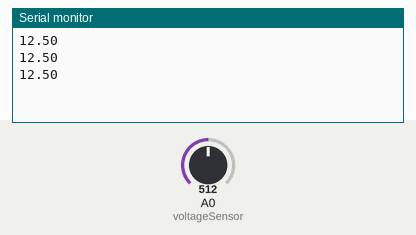
This sketch was run on a simulated Arduino Uno, built with avr-gcc and run on an emulated ATmega328P. Shown: the last lines printed to the serial monitor. The test bench sets the inputs (shaded band); at power-on: A0 (voltageSensor) = 512.

Above: at 1.3 s.
1.4 s: A0 (voltageSensor) set to 716
At 1.9 s:
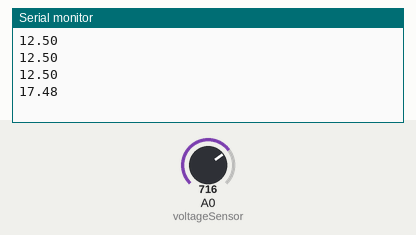
2.9 s: A0 (voltageSensor) set to 900
At 3.4 s:
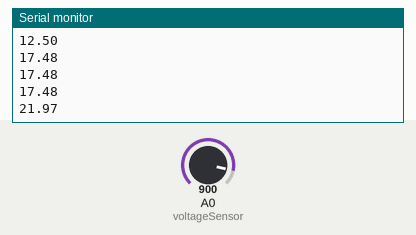
Timing chart, 0 to 5.9 s (numbered marks = the images above; inputs shaded):
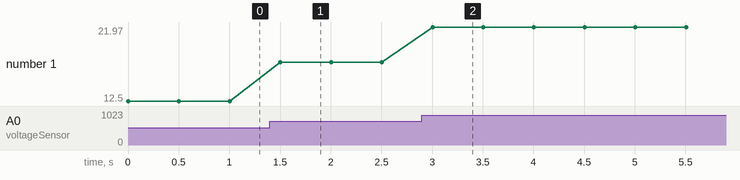

The sketch:

SensorTegangan.ino
```cpp
const float voltageSensor = A0;

float vOUT = 0.0;
float vIN = 0.0;
float R1 = 30000.0;
float R2 = 7500.0;
float value = 0;

void setup()
{
Serial.begin(9600);

}

void loop()
{  value = analogRead(voltageSensor);
  vOUT = (value * 5.0) / 1024.0;
  vIN = vOUT / (R2/(R1+R2));

  Serial.println(vIN);
  delay(500);
}
```

Measured:
- after the input at 1.4 s, the serial monitor: prints a new line after 0.10 s (image 1)
- after the input at 2.9 s, the serial monitor: prints a new line after 0.10 s (image 2)
- plotted number 1: 12.5 → 17.48 after the input at 1.4 s, 17.48 → 21.97 after the input at 2.9 s
